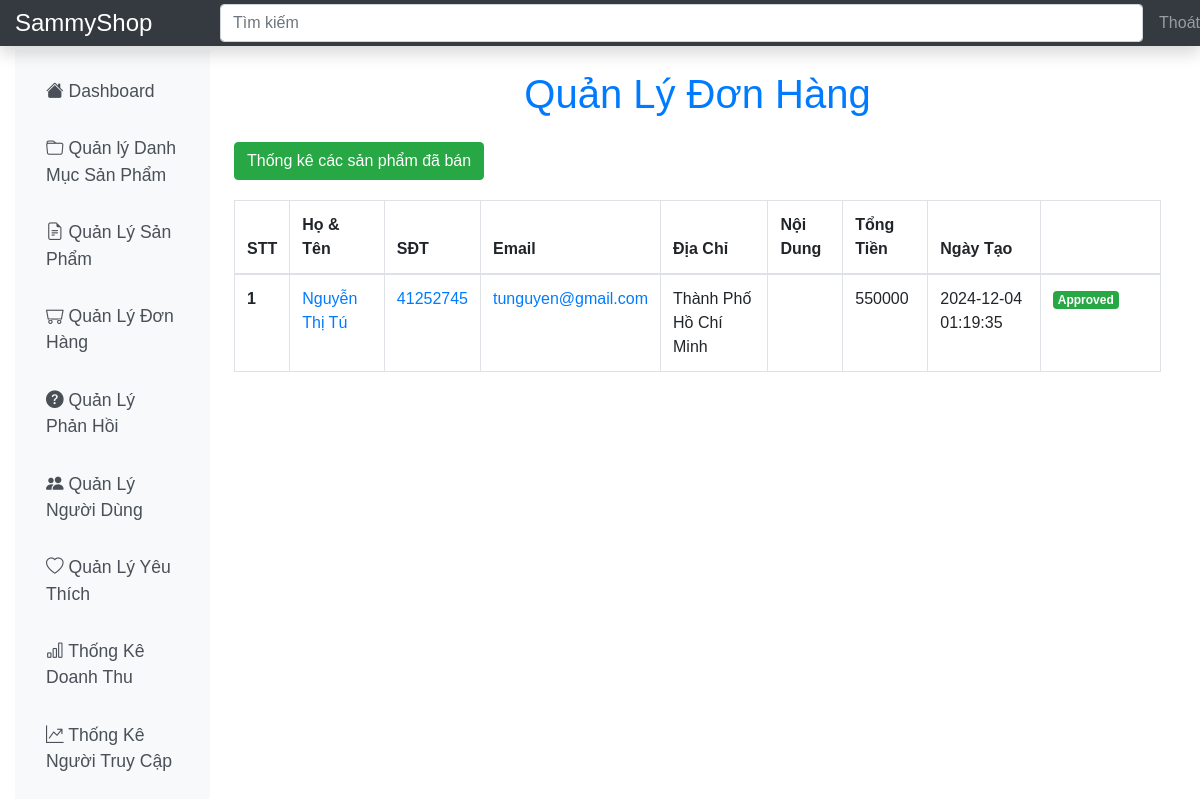
Before: /Admin/order/index.php (signed in) with the older database file.
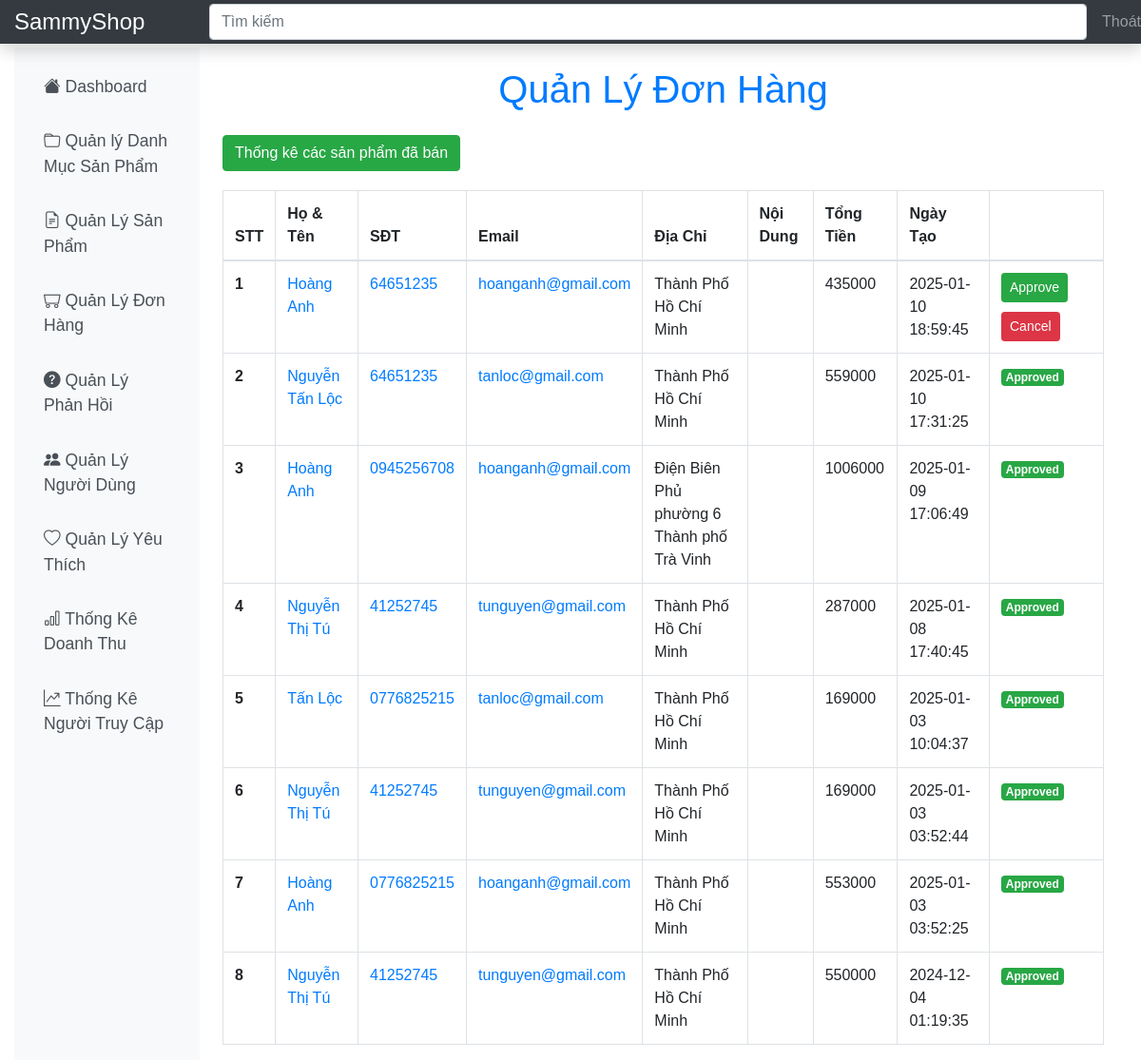
After: the same page with the newer database file.
### tables this page shows
CREATE TABLE `orders` (
  `id` int(11) NOT NULL,
  `user_id` int(11) DEFAULT NULL,
  `fullname` varchar(50) NOT NULL,
  `email` varchar(150) NOT NULL,
  `phone_number` varchar(20) DEFAULT NULL,
  `address` varchar(200) DEFAULT NULL,
  `note` varchar(1000) DEFAULT NULL,
  `order_date` datetime DEFAULT current_timestamp(),
  `status` int(11) DEFAULT 0,
  `total_money` int(11) NOT NULL
);

### Database/dbhelper.php (called while the page is built, shortened)
<?php
function executeResult($sql, $isSingle = false) {
    $data = null;
    $conn = mysqli_connect(HOST, USERNAME, PASSWORD, DATABASE);
    mysqli_set_charset($conn, 'utf8');
    $resultset = mysqli_query($conn, $sql);
    if ($isSingle) {
        $data = mysqli_fetch_array($resultset, MYSQLI_ASSOC);
    } else {
        $data = [];
        while (($row = mysqli_fetch_array($resultset, MYSQLI_ASSOC)) != null) {
            $data[] = $row;
        }
    }
    return $data;
}

### Admin/order/index.php (the view, shortened to what this page needs)
<?php
    require_once('../layout/header.php');
    $sql = "select * from orders order by status asc, order_date desc";
	$data = executeResult($sql);
 ?>
<div class="row" style="margin-top: 20px;">
	<div class="col-md-12 table-responsive">
		<h1 class="text-center text-primary mb-4">Quản Lý Đơn Hàng</h1>
		<a href="thongke.php"><button class="btn btn-success"> Thống kê các sản phẩm đã bán </button></a>
		<table class="table table-bordered table-hover" style="margin-top: 20px;">
			<thead>
				<tr>
					<th>STT</th>
					<th>Họ & Tên</th>
					<th>SĐT</th>
					<th>Email</th>
					<th>Địa Chỉ</th>
					<th>Nội Dung</th>
					<th>Tổng Tiền</th>
					<th>Ngày Tạo</th>
					<th style="width: 120px"></th>
				</tr>
			</thead>
			<tbody>
<?php
	$index = 0;
	foreach($data as $item) {
		echo '<tr>
					<th>'.(++$index).'</th>
					<td><a href="detail.php?id='.$item['id'].'">'.$item['fullname'].'</a></td>
					<td><a href="detail.php?id='.$item['id'].'">'.$item['phone_number'].'</a></td>
					<td><a href="detail.php?id='.$item['id'].'">'.$item['email'].'</a></td>
					<td>'.$item['address'].'</td>
					<td>'.$item['note'].'</td>
					<td>'.$item['total_money'].'</td>
					<td>'.$item['order_date'].'</td>
					<td style="width: 50px">';
		if($item['status'] == 0) {
			echo '<button onclick="changeStatus('.$item['id'].', 1)" class="btn btn-sm btn-success" style="margin-bottom: 10px;">Approve</button>
			<button onclick="changeStatus('.$item['id'].', 2)" class="btn btn-sm btn-danger">Cancel</button>';
		} else if($item['status'] == 1) {
			echo '<label class="badge badge-success">Approved</label>';
		} else {
			echo '<label class="badge badge-danger">Cancel</label>';
		}
		echo '</td>
				</tr>';
	}
?>
			</tbody>
		</table>
	</div>
</div>
<?php
     require_once('../layout/footer.php');
?>

Changed rows visible on the page:
added orders: fullname "Hoàng Anh", phone_number "64651235", email "hoanganh@gmail.com", address "Thành Phố Hồ Chí Minh", total_money "435000", order_date "2025-01-10 18:59:45"
added orders: fullname "Nguyễn Tấn Lộc", phone_number "64651235", email "tanloc@gmail.com", address "Thành Phố Hồ Chí Minh", total_money "559000", order_date "2025-01-10 17:31:25", status "Approved"
added orders: fullname "Hoàng Anh", phone_number "0945256708", email "hoanganh@gmail.com", address "Điện Biên Phủ phường 6 Thành phố Trà Vinh", total_money "1006000", order_date "2025-01-09 17:06:49", status "Approved"
added orders: fullname "Nguyễn Thị Tú", phone_number "41252745", email "tunguyen@gmail.com", address "Thành Phố Hồ Chí Minh", total_money "287000", order_date "2025-01-08 17:40:45", status "Approved"
added orders: fullname "Tấn Lộc", phone_number "0776825215", email "tanloc@gmail.com", address "Thành Phố Hồ Chí Minh", total_money "169000", order_date "2025-01-03 10:04:37", status "Approved"
added orders: fullname "Nguyễn Thị Tú", phone_number "41252745", email "tunguyen@gmail.com", address "Thành Phố Hồ Chí Minh", total_money "169000", order_date "2025-01-03 03:52:44", status "Approved"
added orders: fullname "Hoàng Anh", phone_number "0776825215", email "hoanganh@gmail.com", address "Thành Phố Hồ Chí Minh", total_money "553000", order_date "2025-01-03 03:52:25", status "Approved"
